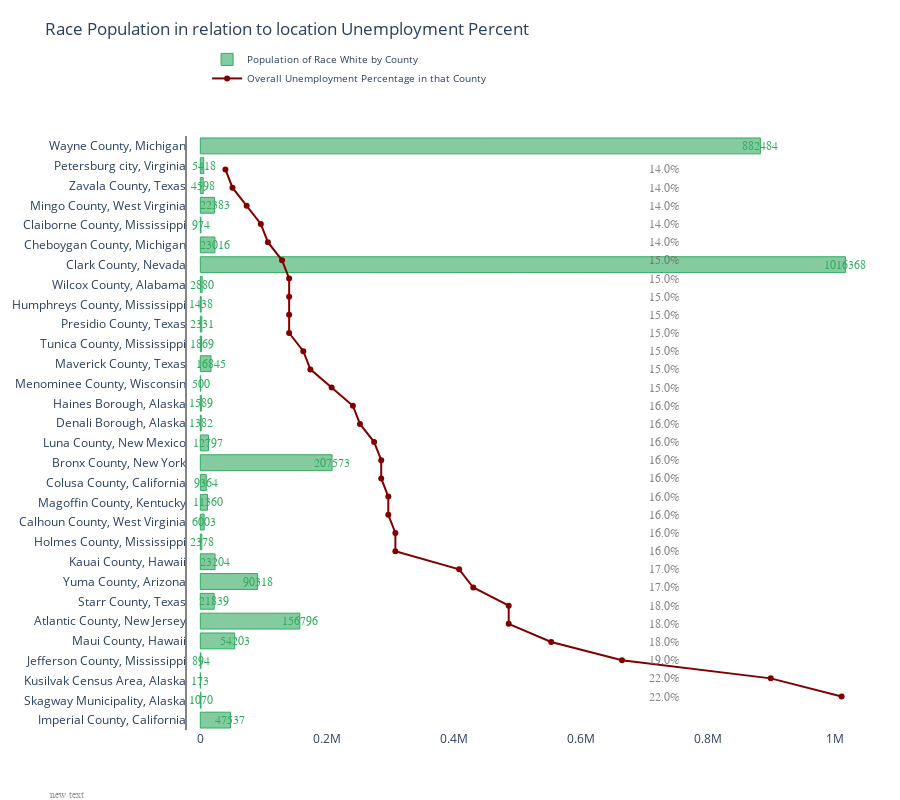

Notebook cell for this chart:
### Code cell
# Creating two subplots
fig = make_subplots(rows=1, cols=2, specs=[[{}, {}]], shared_xaxes=True,
                    shared_yaxes=False, vertical_spacing=0.001)

fig.append_trace(go.Bar(
    x=y_data,
    y=x,
    marker=dict(
        color='rgba(50, 171, 96, 0.6)',
        line=dict(
            color='rgba(50, 171, 96, 1.0)',
            width=1),
    ),
    name='Population of Race White by County',
    orientation='h',
), 1, 1)

fig.append_trace(go.Scatter(
    x=y_unemployed_pct, y=x,
    mode='lines+markers',
    line_color='rgb(128, 0, 0)',
    name='Overall Unemployment Percentage in that County',
), 1, 2)

fig.update_layout(
    title='Race Population in relation to location Unemployment Percent',
    yaxis=dict(
        showgrid=False,
        showline=False,
        showticklabels=True,
        domain=[0, .9],
    ),
    yaxis2=dict(
        showgrid=False,
        showline=True,
        showticklabels=False,
        linecolor='rgba(102, 102, 102, 0.8)',
        linewidth=2,
        domain=[0, .9],
    ),
    xaxis=dict(
        zeroline=False,
        showline=False,
        showticklabels=True,
        showgrid=True,
        domain=[0, 1],
    ),
    xaxis2=dict(
        zeroline=False,
        showline=False,
        showticklabels=True,
        showgrid=True,
        domain=[0, 1],
        side='top',
        dtick=10000,
    ),
    legend=dict(x=0.029, y=1.038, font_size=10),
    margin=dict(l=100, r=20, t=70, b=70),
    paper_bgcolor='rgba(255,255,255, 0)',
    plot_bgcolor='rgba(255,255,255, 0)',
    height=800
)

annotations = []

y_s = np.round(y_data, decimals=2)
y_nw = np.rint(y_unemployed_pct)

# Adding labels
for ydn, yd, xd in zip(y_nw, y_s, x):
    # labeling the scatter pct
    annotations.append(dict(xref='x2', yref='y2',
                            y=xd, x=20,
                            text='{:,}'.format(ydn) + '%',
                            font=dict(family='Arial', size=12,
                                      color='rgba(102, 102, 102, 0.8)'),
                            showarrow=False))
    # labeling the bar net worth
    annotations.append(dict(xref='x1', yref='y1',
                            y=xd, x=yd,
                            text=str(yd),
                            font=dict(family='Arial', size=12,
                                      color='rgb(50, 171, 96)'),
                            showarrow=False))
# Source
annotations.append(dict(xref='paper', yref='paper',
                        x=-0.2, y=-0.109,
                        font=dict(family='Arial', size=10, color='rgb(150,150,150)'),
                        showarrow=False))

fig.update_layout(annotations=annotations)

fig.show()

### Figure 1 — Plotly figure (JSON) as saved in the notebook; plotly's stock layout.template omitted (floating-point values rounded to 4 significant figures)
{"data": [{"marker": {"color": "rgba(50, 171, 96, 0.6)", "line": {"color": "rgba(50, 171, 96, 1.0)", "width": 1}}, "name": "Population of Race White by County", "orientation": "h", "type": "bar", "x": [47537, 1070, 173, 894, 54203, 156796, 21839, 90318, 23204, 2378, 6003, 11360, 9364, 207573, 12797, 1382, 1589, 500, 16845, 1869, 2331, 1438, 2880, 1016368, 23016, 974, 22383, 4598, 5418, 882484], "xaxis": "x", "y": ["Imperial County, California", "Skagway Municipality, Alaska", "Kusilvak Census Area, Alaska", "Jefferson County, Mississippi", "Maui County, Hawaii", "Atlantic County, New Jersey", "Starr County, Texas", "Yuma County, Arizona", "Kauai County, Hawaii", "Holmes County, Mississippi", "Calhoun County, West Virginia", "Magoffin County, Kentucky", "Colusa County, California", "Bronx County, New York", "Luna County, New Mexico", "Denali Borough, Alaska", "Haines Borough, Alaska", "Menominee County, Wisconsin", "Maverick County, Texas", "Tunica County, Mississippi", "Presidio County, Texas", "Humphreys County, Mississippi", "Wilcox County, Alabama", "Clark County, Nevada", "Cheboygan County, Michigan", "Claiborne County, Mississippi", "Mingo County, West Virginia", "Zavala County, Texas", "Petersburg city, Virginia", "Wayne County, Michigan"], "yaxis": "y"}, {"line": {"color": "rgb(128, 0, 0)"}, "mode": "lines+markers", "name": "Overall Unemployment Percentage in that County", "type": "scatter", "x": [22.5, 21.5, 19.4, 18.4, 17.8, 17.8, 17.3, 17.1, 16.2, 16.2, 16.1, 16.1, 16, 16, 15.9, 15.7, 15.6, 15.3, 15, 14.9, 14.7, 14.7, 14.7, 14.7, 14.6, 14.4, 14.3, 14.1, 13.9, 13.8], "xaxis": "x2", "y": ["Imperial County, California", "Skagway Municipality, Alaska", "Kusilvak Census Area, Alaska", "Jefferson County, Mississippi", "Maui County, Hawaii", "Atlantic County, New Jersey", "Starr County, Texas", "Yuma County, Arizona", "Kauai County, Hawaii", "Holmes County, Mississippi", "Calhoun County, West Virginia", "Magoffin County, Kentucky", "Colusa County, California", "Bronx County, New York", "Luna County, New Mexico", "Denali Borough, Alaska", "Haines Borough, Alaska", "Menominee County, Wisconsin", "Maverick County, Texas", "Tunica County, Mississippi", "Presidio County, Texas", "Humphreys County, Mississippi", "Wilcox County, Alabama", "Clark County, Nevada", "Cheboygan County, Michigan", "Claiborne County, Mississippi", "Mingo County, West Virginia", "Zavala County, Texas", "Petersburg city, Virginia", "Wayne County, Michigan"], "yaxis": "y2"}], "layout": {"annotations": [{"font": {"color": "rgba(102, 102, 102, 0.8)", "family": "Arial", "size": 12}, "showarrow": false, "text": "22.0%", "x": 20, "xref": "x2", "y": "Imperial County, California", "yref": "y2"}, {"font": {"color": "rgb(50, 171, 96)", "family": "Arial", "size": 12}, "showarrow": false, "text": "47537", "x": 47537, "xref": "x", "y": "Imperial County, California", "yref": "y"}, {"font": {"color": "rgba(102, 102, 102, 0.8)", "family": "Arial", "size": 12}, "showarrow": false, "text": "22.0%", "x": 20, "xref": "x2", "y": "Skagway Municipality, Alaska", "yref": "y2"}, {"font": {"color": "rgb(50, 171, 96)", "family": "Arial", "size": 12}, "showarrow": false, "text": "1070", "x": 1070, "xref": "x", "y": "Skagway Municipality, Alaska", "yref": "y"}, {"font": {"color": "rgba(102, 102, 102, 0.8)", "family": "Arial", "size": 12}, "showarrow": false, "text": "19.0%", "x": 20, "xref": "x2", "y": "Kusilvak Census Area, Alaska", "yref": "y2"}, {"font": {"color": "rgb(50, 171, 96)", "family": "Arial", "size": 12}, "showarrow": false, "text": "173", "x": 173, "xref": "x", "y": "Kusilvak Census Area, Alaska", "yref": "y"}, {"font": {"color": "rgba(102, 102, 102, 0.8)", "family": "Arial", "size": 12}, "showarrow": false, "text": "18.0%", "x": 20, "xref": "x2", "y": "Jefferson County, Mississippi", "yref": "y2"}, {"font": {"color": "rgb(50, 171, 96)", "family": "Arial", "size": 12}, "showarrow": false, "text": "894", "x": 894, "xref": "x", "y": "Jefferson County, Mississippi", "yref": "y"}, {"font": {"color": "rgba(102, 102, 102, 0.8)", "family": "Arial", "size": 12}, "showarrow": false, "text": "18.0%", "x": 20, "xref": "x2", "y": "Maui County, Hawaii", "yref": "y2"}, {"font": {"color": "rgb(50, 171, 96)", "family": "Arial", "size": 12}, "showarrow": false, "text": "54203", "x": 54203, "xref": "x", "y": "Maui County, Hawaii", "yref": "y"}, {"font": {"color": "rgba(102, 102, 102, 0.8)", "family": "Arial", "size": 12}, "showarrow": false, "text": "18.0%", "x": 20, "xref": "x2", "y": "Atlantic County, New Jersey", "yref": "y2"}, {"font": {"color": "rgb(50, 171, 96)", "family": "Arial", "size": 12}, "showarrow": false, "text": "156796", "x": 156796, "xref": "x", "y": "Atlantic County, New Jersey", "yref": "y"}, {"font": {"color": "rgba(102, 102, 102, 0.8)", "family": "Arial", "size": 12}, "showarrow": false, "text": "17.0%", "x": 20, "xref": "x2", "y": "Starr County, Texas", "yref": "y2"}, {"font": {"color": "rgb(50, 171, 96)", "family": "Arial", "size": 12}, "showarrow": false, "text": "21839", "x": 21839, "xref": "x", "y": "Starr County, Texas", "yref": "y"}, {"font": {"color": "rgba(102, 102, 102, 0.8)", "family": "Arial", "size": 12}, "showarrow": false, "text": "17.0%", "x": 20, "xref": "x2", "y": "Yuma County, Arizona", "yref": "y2"}, {"font": {"color": "rgb(50, 171, 96)", "family": "Arial", "size": 12}, "showarrow": false, "text": "90318", "x": 90318, "xref": "x", "y": "Yuma County, Arizona", "yref": "y"}, {"font": {"color": "rgba(102, 102, 102, 0.8)", "family": "Arial", "size": 12}, "showarrow": false, "text": "16.0%", "x": 20, "xref": "x2", "y": "Kauai County, Hawaii", "yref": "y2"}, {"font": {"color": "rgb(50, 171, 96)", "family": "Arial", "size": 12}, "showarrow": false, "text": "23204", "x": 23204, "xref": "x", "y": "Kauai County, Hawaii", "yref": "y"}, {"font": {"color": "rgba(102, 102, 102, 0.8)", "family": "Arial", "size": 12}, "showarrow": false, "text": "16.0%", "x": 20, "xref": "x2", "y": "Holmes County, Mississippi", "yref": "y2"}, {"font": {"color": "rgb(50, 171, 96)", "family": "Arial", "size": 12}, "showarrow": false, "text": "2378", "x": 2378, "xref": "x", "y": "Holmes County, Mississippi", "yref": "y"}, {"font": {"color": "rgba(102, 102, 102, 0.8)", "family": "Arial", "size": 12}, "showarrow": false, "text": "16.0%", "x": 20, "xref": "x2", "y": "Calhoun County, West Virginia", "yref": "y2"}, {"font": {"color": "rgb(50, 171, 96)", "family": "Arial", "size": 12}, "showarrow": false, "text": "6003", "x": 6003, "xref": "x", "y": "Calhoun County, West Virginia", "yref": "y"}, {"font": {"color": "rgba(102, 102, 102, 0.8)", "family": "Arial", "size": 12}, "showarrow": false, "text": "16.0%", "x": 20, "xref": "x2", "y": "Magoffin County, Kentucky", "yref": "y2"}, {"font": {"color": "rgb(50, 171, 96)", "family": "Arial", "size": 12}, "showarrow": false, "text": "11360", "x": 11360, "xref": "x", "y": "Magoffin County, Kentucky", "yref": "y"}, {"font": {"color": "rgba(102, 102, 102, 0.8)", "family": "Arial", "size": 12}, "showarrow": false, "text": "16.0%", "x": 20, "xref": "x2", "y": "Colusa County, California", "yref": "y2"}, {"font": {"color": "rgb(50, 171, 96)", "family": "Arial", "size": 12}, "showarrow": false, "text": "9364", "x": 9364, "xref": "x", "y": "Colusa County, California", "yref": "y"}, {"font": {"color": "rgba(102, 102, 102, 0.8)", "family": "Arial", "size": 12}, "showarrow": false, "text": "16.0%", "x": 20, "xref": "x2", "y": "Bronx County, New York", "yref": "y2"}, {"font": {"color": "rgb(50, 171, 96)", "family": "Arial", "size": 12}, "showarrow": false, "text": "207573", "x": 207573, "xref": "x", "y": "Bronx County, New York", "yref": "y"}, {"font": {"color": "rgba(102, 102, 102, 0.8)", "family": "Arial", "size": 12}, "showarrow": false, "text": "16.0%", "x": 20, "xref": "x2", "y": "Luna County, New Mexico", "yref": "y2"}, {"font": {"color": "rgb(50, 171, 96)", "family": "Arial", "size": 12}, "showarrow": false, "text": "12797", "x": 12797, "xref": "x", "y": "Luna County, New Mexico", "yref": "y"}, {"font": {"color": "rgba(102, 102, 102, 0.8)", "family": "Arial", "size": 12}, "showarrow": false, "text": "16.0%", "x": 20, "xref": "x2", "y": "Denali Borough, Alaska", "yref": "y2"}, {"font": {"color": "rgb(50, 171, 96)", "family": "Arial", "size": 12}, "showarrow": false, "text": "1382", "x": 1382, "xref": "x", "y": "Denali Borough, Alaska", "yref": "y"}, {"font": {"color": "rgba(102, 102, 102, 0.8)", "family": "Arial", "size": 12}, "showarrow": false, "text": "16.0%", "x": 20, "xref": "x2", "y": "Haines Borough, Alaska", "yref": "y2"}, {"font": {"color": "rgb(50, 171, 96)", "family": "Arial", "size": 12}, "showarrow": false, "text": "1589", "x": 1589, "xref": "x", "y": "Haines Borough, Alaska", "yref": "y"}, {"font": {"color": "rgba(102, 102, 102, 0.8)", "family": "Arial", "size": 12}, "showarrow": false, "text": "15.0%", "x": 20, "xref": "x2", "y": "Menominee County, Wisconsin", "yref": "y2"}, {"font": {"color": "rgb(50, 171, 96)", "family": "Arial", "size": 12}, "showarrow": false, "text": "500", "x": 500, "xref": "x", "y": "Menominee County, Wisconsin", "yref": "y"}, {"font": {"color": "rgba(102, 102, 102, 0.8)", "family": "Arial", "size": 12}, "showarrow": false, "text": "15.0%", "x": 20, "xref": "x2", "y": "Maverick County, Texas", "yref": "y2"}, {"font": {"color": "rgb(50, 171, 96)", "family": "Arial", "size": 12}, "showarrow": false, "text": "16845", "x": 16845, "xref": "x", "y": "Maverick County, Texas", "yref": "y"}, {"font": {"color": "rgba(102, 102, 102, 0.8)", "family": "Arial", "size": 12}, "showarrow": false, "text": "15.0%", "x": 20, "xref": "x2", "y": "Tunica County, Mississippi", "yref": "y2"}, {"font": {"color": "rgb(50, 171, 96)", "family": "Arial", "size": 12}, "showarrow": false, "text": "1869", "x": 1869, "xref": "x", "y": "Tunica County, Mississippi", "yref": "y"}, {"font": {"color": "rgba(102, 102, 102, 0.8)", "family": "Arial", "size": 12}, "showarrow": false, "text": "15.0%", "x": 20, "xref": "x2", "y": "Presidio County, Texas", "yref": "y2"}, {"font": {"color": "rgb(50, 171, 96)", "family": "Arial", "size": 12}, "showarrow": false, "text": "2331", "x": 2331, "xref": "x", "y": "Presidio County, Texas", "yref": "y"}, {"font": {"color": "rgba(102, 102, 102, 0.8)", "family": "Arial", "size": 12}, "showarrow": false, "text": "15.0%", "x": 20, "xref": "x2", "y": "Humphreys County, Mississippi", "yref": "y2"}, {"font": {"color": "rgb(50, 171, 96)", "family": "Arial", "size": 12}, "showarrow": false, "text": "1438", "x": 1438, "xref": "x", "y": "Humphreys County, Mississippi", "yref": "y"}, {"font": {"color": "rgba(102, 102, 102, 0.8)", "family": "Arial", "size": 12}, "showarrow": false, "text": "15.0%", "x": 20, "xref": "x2", "y": "Wilcox County, Alabama", "yref": "y2"}, {"font": {"color": "rgb(50, 171, 96)", "family": "Arial", "size": 12}, "showarrow": false, "text": "2880", "x": 2880, "xref": "x", "y": "Wilcox County, Alabama", "yref": "y"}, {"font": {"color": "rgba(102, 102, 102, 0.8)", "family": "Arial", "size": 12}, "showarrow": false, "text": "15.0%", "x": 20, "xref": "x2", "y": "Clark County, Nevada", "yref": "y2"}, {"font": {"color": "rgb(50, 171, 96)", "family": "Arial", "size": 12}, "showarrow": false, "text": "1016368", "x": 1016368, "xref": "x", "y": "Clark County, Nevada", "yref": "y"}, {"font": {"color": "rgba(102, 102, 102, 0.8)", "family": "Arial", "size": 12}, "showarrow": false, "text": "15.0%", "x": 20, "xref": "x2", "y": "Cheboygan County, Michigan", "yref": "y2"}, {"font": {"color": "rgb(50, 171, 96)", "family": "Arial", "size": 12}, "showarrow": false, "text": "23016", "x": 23016, "xref": "x", "y": "Cheboygan County, Michigan", "yref": "y"}, {"font": {"color": "rgba(102, 102, 102, 0.8)", "family": "Arial", "size": 12}, "showarrow": false, "text": "14.0%", "x": 20, "xref": "x2", "y": "Claiborne County, Mississippi", "yref": "y2"}, {"font": {"color": "rgb(50, 171, 96)", "family": "Arial", "size": 12}, "showarrow": false, "text": "974", "x": 974, "xref": "x", "y": "Claiborne County, Mississippi", "yref": "y"}, {"font": {"color": "rgba(102, 102, 102, 0.8)", "family": "Arial", "size": 12}, "showarrow": false, "text": "14.0%", "x": 20, "xref": "x2", "y": "Mingo County, West Virginia", "yref": "y2"}, {"font": {"color": "rgb(50, 171, 96)", "family": "Arial", "size": 12}, "showarrow": false, "text": "22383", "x": 22383, "xref": "x", "y": "Mingo County, West Virginia", "yref": "y"}, {"font": {"color": "rgba(102, 102, 102, 0.8)", "family": "Arial", "size": 12}, "showarrow": false, "text": "14.0%", "x": 20, "xref": "x2", "y": "Zavala County, Texas", "yref": "y2"}, {"font": {"color": "rgb(50, 171, 96)", "family": "Arial", "size": 12}, "showarrow": false, "text": "4598", "x": 4598, "xref": "x", "y": "Zavala County, Texas", "yref": "y"}, {"font": {"color": "rgba(102, 102, 102, 0.8)", "family": "Arial", "size": 12}, "showarrow": false, "text": "14.0%", "x": 20, "xref": "x2", "y": "Petersburg city, Virginia", "yref": "y2"}, {"font": {"color": "rgb(50, 171, 96)", "family": "Arial", "size": 12}, "showarrow": false, "text": "5418", "x": 5418, "xref": "x", "y": "Petersburg city, Virginia", "yref": "y"}, {"font": {"color": "rgba(102, 102, 102, 0.8)", "family": "Arial", "size": 12}, "showarrow": false, "text": "14.0%", "x": 20, "xref": "x2", "y": "Wayne County, Michigan", "yref": "y2"}, {"font": {"color": "rgb(50, 171, 96)", "family": "Arial", "size": 12}, "showarrow": false, "text": "882484", "x": 882484, "xref": "x", "y": "Wayne County, Michigan", "yref": "y"}, {"font": {"color": "rgb(150,150,150)", "family": "Arial", "size": 10}, "showarrow": false, "x": -0.2, "xref": "paper", "y": -0.109, "yref": "paper"}], "height": 800, "legend": {"font": {"size": 10}, "x": 0.029, "y": 1.038}, "margin": {"b": 70, "l": 100, "r": 20, "t": 70}, "paper_bgcolor": "rgba(255,255,255, 0)", "plot_bgcolor": "rgba(255,255,255, 0)", "title": {"text": "Race Population in relation to location Unemployment Percent"}, "xaxis": {"anchor": "y", "domain": [0, 1], "showgrid": true, "showline": false, "showticklabels": true, "zeroline": false}, "xaxis2": {"anchor": "y2", "domain": [0, 1], "dtick": 10000, "showgrid": true, "showline": false, "showticklabels": true, "side": "top", "zeroline": false}, "yaxis": {"anchor": "x", "domain": [0, 0.9], "showgrid": false, "showline": false, "showticklabels": true}, "yaxis2": {"anchor": "x2", "domain": [0, 0.9], "linecolor": "rgba(102, 102, 102, 0.8)", "linewidth": 2, "showgrid": false, "showline": true, "showticklabels": false}}}
